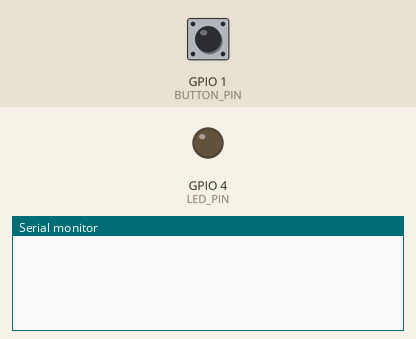
Recording of a program running on a simulated ESP32-S3. Parts: output pins drawn as LEDs (lit = HIGH), the last lines printed to the serial monitor. The inputs (shaded band) are chosen by the test bench; at power-on: GPIO 1 (BUTTON_PIN) HIGH.

Above: at 1.2 s.
1.3 s: GPIO 1 (BUTTON_PIN) pulled LOW for 0.15 s
At 1.44 s:
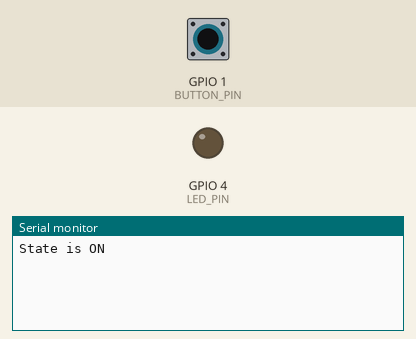
At 2.2 s:
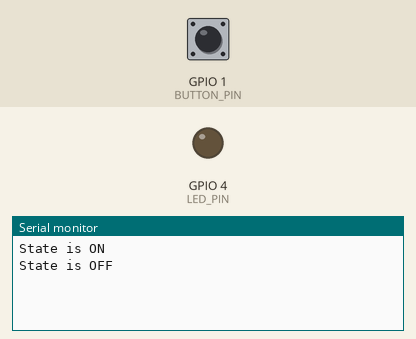

Measured:
- after the input at 1.3 s, the serial monitor: prints a new line at once (image 1)

The program:

main.cpp
```cpp
#include <Arduino.h>
#define BUTTON_PIN 1
#define LED_PIN 4

const uint8_t debounce_ms = 8;
const uint8_t poll_interval_ms = 10;
unsigned long start_debounce = 0;

unsigned long last_poll = 0;
bool button_state = true;
bool last_button_state = true;
bool reading = true;
bool led_state = false;

enum DebounceState {
  IDLE,
  DEBOUNCING
};

enum ButtonState {
  ON,
  OFF
};


ButtonState state = OFF;
DebounceState debState = IDLE;

void setup() {
  pinMode(BUTTON_PIN, INPUT);
  pinMode(LED_PIN, OUTPUT);
  Serial.begin(115200);
}

void loop() {
  if(millis() - last_poll >= poll_interval_ms){
    last_poll = millis();
    reading = digitalRead(BUTTON_PIN);
  }

  if(reading != last_button_state) {
    start_debounce = millis();
    debState = DEBOUNCING;
  }
  if(debState == DEBOUNCING && millis() - start_debounce > debounce_ms) {
    button_state = reading;
    debState = IDLE;
    switch(state) {
      case OFF:
        if(!button_state) {
          state = ON;
          Serial.println("State is ON");
        }
        break;
      case ON:
        if(button_state) {
          state = OFF;
          Serial.println("State is OFF");
        }
        break;
    }
  }
  last_button_state = reading;
}
```
